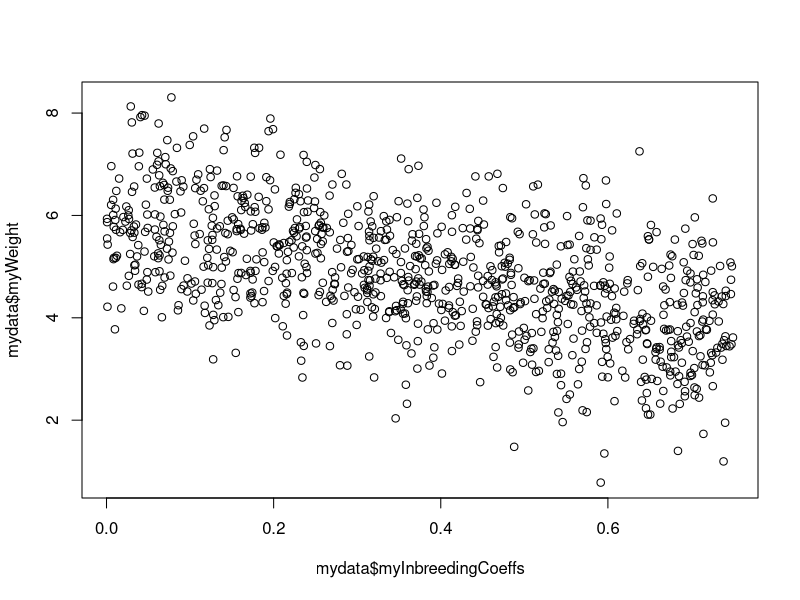
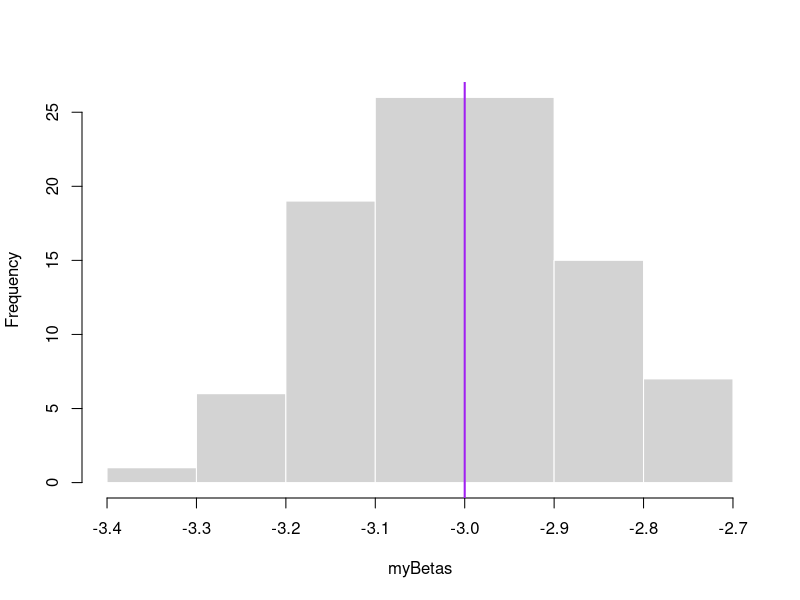
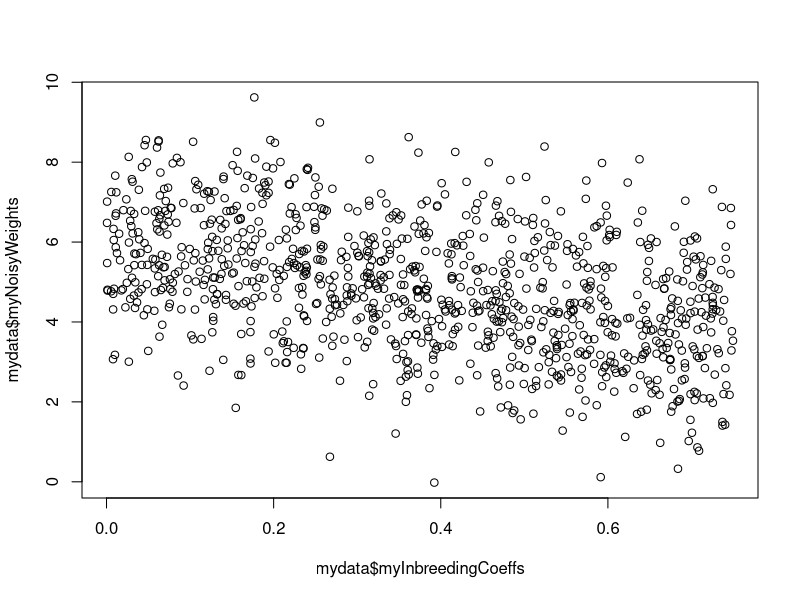
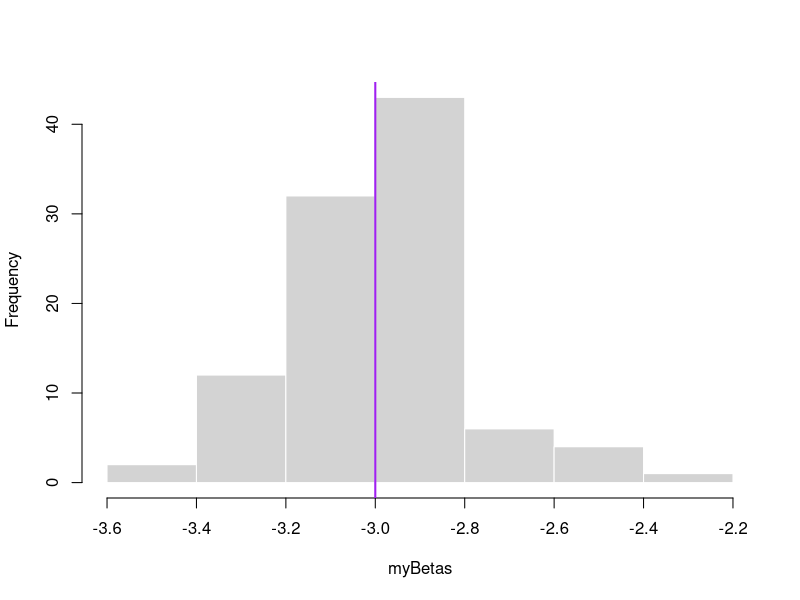
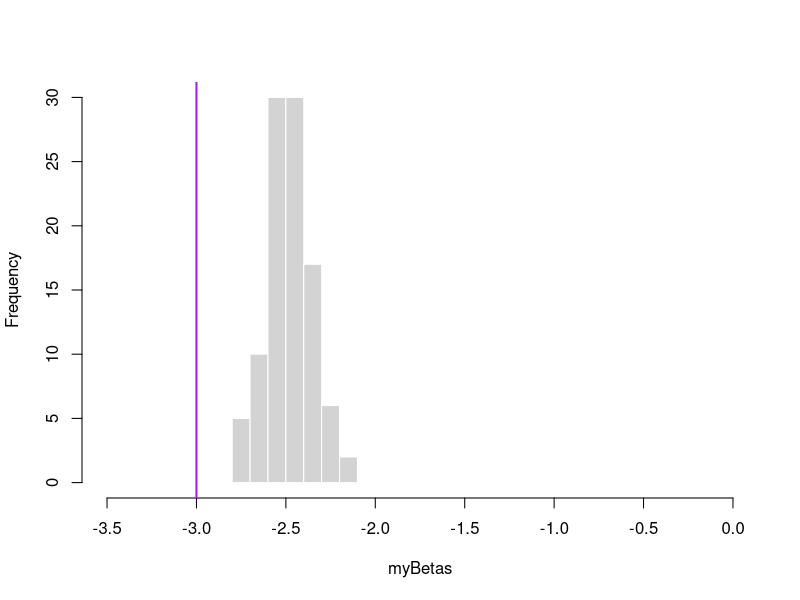

Write R code to recreate these figures, in order.
## ---- chunk 1
knitr::opts_chunk$set(echo = TRUE)
## ---- chunk 2
myInbreedingCoeffs <- runif(1000, min=0, max=0.75)
myIntercept = 6
myBeta = -3
mySd = 1

myWeight = rnorm(n=1000, mean = myInbreedingCoeffs*myBeta + myIntercept, sd=mySd)

mydata <- data.frame(myInbreedingCoeffs, myWeight)
## ---- chunk 3

plot(mydata$myInbreedingCoeffs, mydata$myWeight)
## ---- chunk 4
mod <- lm(myWeight ~ myInbreedingCoeffs, data=mydata)
summary(mod)
## ---- chunk 5

repeatLM <- function(){
  mydata$myWeight <- rnorm(n=1000, mean = myInbreedingCoeffs*myBeta + myIntercept, sd=mySd) ## resample the response variable
  mod <- lm(myWeight ~ myInbreedingCoeffs, data=mydata) ## ADD LINE OF CODE TO DO LINEAR MODEL FROM PART 1b
  return(mod$coefficients[[2]]) ## return the effect size estimate if you used lm()
  ## return(mod3@coef[[2]]) ## use this line if you used lme2()
}

myBetas <- replicate(100,repeatLM())

hist(myBetas, border="white", main="")
abline(v=myBeta, col="purple", lwd=2)
## ---- chunk 6

mydata$myNoisyWeights <- mydata$myWeight + rnorm(n=1000, mean=0, sd=1)

plot(mydata$myInbreedingCoeffs, mydata$myNoisyWeights)
## ---- chunk 7
repeatLMweights <- function(){
  mydata$myWeight <- rnorm(n=1000, mean = myInbreedingCoeffs*myBeta + myIntercept, sd=mySd) 
  mydata$myNoisyWeights <- mydata$myWeight + rnorm(n=1000, mean=0, sd=1)
  mod <- lm(myNoisyWeights ~ myInbreedingCoeffs, data=mydata)
  return(mod$coefficients[[2]]) ## return the effect size estimate if you used lm()
}

myBetas <- replicate(100,repeatLMweights())

hist(myBetas, border="white", main="")
abline(v=myBeta, col="purple", lwd=2)

## ---- chunk 8
mydata$myNoisyCoeffs <- mydata$myInbreedingCoeffs + rnorm(n=1000, mean=0, sd=0.1)

## ---- chunk 9
mod2 <- lm(myWeight ~ myNoisyCoeffs,data=mydata)

summary(mod2)

## ---- chunk 10
repeatLMnoisy <- function(){
  mydata$myWeight <- rnorm(n=1000, mean = myInbreedingCoeffs*myBeta + myIntercept, sd=mySd) 
  mydata$myNoisyCoeffs <- mydata$myInbreedingCoeffs + rnorm(n=1000, mean=0, sd=0.1) ## add noise
  mod <- lm(myWeight ~ myNoisyCoeffs, data=mydata)
  return(mod$coefficients[[2]]) ## return the effect size estimate if you used lm()
}

myBetas <- replicate(100,repeatLMnoisy())

hist(myBetas, border="white", main="", xlim = c(-3.5, 0))
abline(v=myBeta, col="purple", lwd=2)

